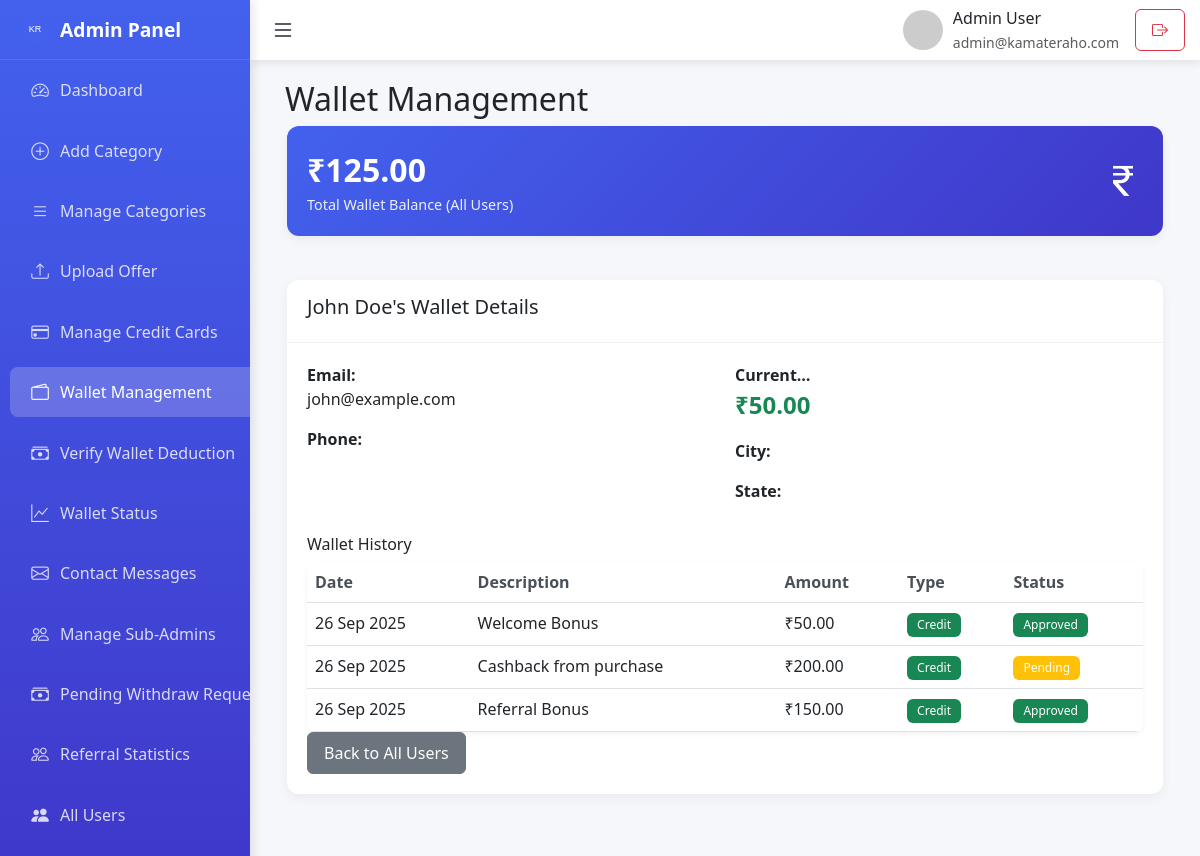
Page /admin/wallet_management.php?user_id=1 on the committed database.
### tables this page shows
CREATE TABLE IF NOT EXISTS users (
    id INT(11) AUTO_INCREMENT PRIMARY KEY,
    name VARCHAR(255) NOT NULL,
    email VARCHAR(255) UNIQUE NOT NULL,
    phone VARCHAR(20),
    city VARCHAR(100),
    state VARCHAR(100),
    password VARCHAR(255) NOT NULL,
    wallet_balance DECIMAL(10, 2) DEFAULT 0.00,
    referral_code VARCHAR(50),
    created_at TIMESTAMP DEFAULT CURRENT_TIMESTAMP
);

CREATE TABLE IF NOT EXISTS wallet_history (
    id INT(11) AUTO_INCREMENT PRIMARY KEY,
    user_id INT(11) NOT NULL,
    amount DECIMAL(10, 2) NOT NULL,
    type ENUM('credit', 'debit') NOT NULL,
    status ENUM('pending', 'approved', 'rejected') DEFAULT 'pending',
    description VARCHAR(255),
    created_at TIMESTAMP DEFAULT CURRENT_TIMESTAMP,
    FOREIGN KEY (user_id) REFERENCES users(id) ON DELETE CASCADE
);

### admin/wallet_management.php (the view, shortened to what this page needs)
<?php
include '../config/db.php';
include 'includes/admin_layout.php';
try {
    $stmt = $pdo->query("SELECT id, name, email, phone, city, state, wallet_balance FROM users ORDER BY wallet_balance DESC");
    $users = $stmt->fetchAll(PDO::FETCH_ASSOC);
    $total_balance = 0;
    foreach ($users as $user) {
        $total_balance += $user['wallet_balance'];
    }
} catch(PDOException $e) {
    $error = "Error fetching users: " . $e->getMessage();
    $users = [];
    $total_balance = 0;
}
$user_wallet_history = [];
$selected_user = null;
if (isset($_GET['user_id'])) {
    $user_id = (int)$_GET['user_id'];
    try {
        $stmt = $pdo->prepare("SELECT id, name, email, phone, city, state, wallet_balance FROM users WHERE id = ?");
        $stmt->execute([$user_id]);
        $selected_user = $stmt->fetch(PDO::FETCH_ASSOC);
        if ($selected_user) {
            $stmt = $pdo->prepare("SELECT * FROM wallet_history WHERE user_id = ? ORDER BY created_at DESC");
            $stmt->execute([$user_id]);
            $user_wallet_history = $stmt->fetchAll(PDO::FETCH_ASSOC);
        }
    } catch(PDOException $e) {
        $error = "Error fetching user data: " . $e->getMessage();
    }
}
?>
<div class="container-fluid">
    <h2>Wallet Management</h2>
    <div class="row">
        <div class="col-md-12">
            <div class="card stats-card">
                <div class="card-body">
                    <div class="d-flex justify-content-between align-items-center">
                        <div>
                            <div class="number">₹<?php echo number_format($total_balance, 2); ?></div>
                            <div class="label">Total Wallet Balance (All Users)</div>
                        </div>
                        <i class="bi bi-currency-rupee fs-1"></i>
                    </div>
                </div>
            </div>
        </div>
    </div>
    <?php if ($selected_user): ?>
        <div class="row mt-4">
            <div class="col-md-12">
                <div class="card">
                    <div class="card-header">
                        <h5><?php echo htmlspecialchars($selected_user['name']); ?>'s Wallet Details</h5>
                    </div>
                    <div class="card-body">
                        <div class="row mb-3">
                            <div class="col-md-6">
                                <p><strong>Email:</strong> <?php echo htmlspecialchars($selected_user['email']); ?></p>
                                <p><strong>Phone:</strong> <?php echo htmlspecialchars($selected_user['phone']); ?></p>
                            </div>
                            <div class="col-md-6">
                                <p><strong>Current Balance:</strong> <span class="fs-4 fw-bold text-success">₹<?php echo number_format($selected_user['wallet_balance'], 2); ?></span></p>
                                <p><strong>City:</strong> <?php echo htmlspecialchars($selected_user['city']); ?></p>
                                <p><strong>State:</strong> <?php echo htmlspecialchars($selected_user['state']); ?></p>
                            </div>
                        </div>
                        <h6>Wallet History</h6>
                        <?php if (empty($user_wallet_history)): ?>
                            <p>No wallet history found for this user.</p>
                        <?php else: ?>
                            <div class="table-responsive">
                                <table class="table">
                                    <thead>
                                        <tr>
                                            <th>Date</th>
                                            <th>Description</th>
                                            <th>Amount</th>
                                            <th>Type</th>
                                            <th>Status</th>
                                        </tr>
                                    </thead>
                                    <tbody>
                                        <?php foreach ($user_wallet_history as $history): ?>
                                            <tr>
                                                <td><?php echo date('d M Y', strtotime($history['created_at'])); ?></td>
                                                <td><?php echo htmlspecialchars($history['description']); ?></td>
                                                <td>₹<?php echo number_format($history['amount'], 2); ?></td>
                                                <td>
                                                    <span class="badge bg-<?php echo $history['type'] === 'credit' ? 'success' : 'danger'; ?>">
                                                        <?php echo ucfirst($history['type']); ?>
                                                    </span>
                                                </td>
                                                <td>
                                                    <span class="badge bg-<?php
                                                        echo $history['status'] === 'approved' ? 'success' :
                                                           ($history['status'] === 'rejected' ? 'danger' : 'warning'); ?>">
                                                        <?php echo ucfirst($history['status']); ?>
                                                    </span>
                                                </td>
                                            </tr>
                                        <?php endforeach; ?>
                                    </tbody>
                                </table>
                            </div>
                        <?php endif; ?>
                        <a href="wallet_management.php" class="btn btn-secondary">Back to All Users</a>
                    </div>
                </div>
            </div>
        </div>
    <?php endif; ?>
</div>
<?php include 'includes/admin_footer.php'; ?>

### admin/assets/admin.css (style rules this page uses)
.card { transition: all 0.3s ease; margin-bottom: 20px; }
.card-body { padding: 1.25rem; }
.stats-card { border-left: 4px solid rgba(255, 255, 255, 0.3); }
.table th { font-weight: 600; color: #495057; }
.table-responsive { border-radius: 8px; overflow: hidden; box-shadow: 0 2px 5px rgba(0, 0, 0, 0.05); }
.table { margin-bottom: 0; }
.table th, .table td { white-space: nowrap; }
.badge { padding: 6px 10px; font-weight: 500; }
.btn { border-radius: 6px; padding: 8px 16px; font-weight: 500; }
@media (max-width: 1200px) { .container-fluid { padding: 0 15px; } }
@media (max-width: 1200px) { .row { margin: 0 -10px; } }
@media (max-width: 1200px) { .col-xl-3, .col-lg-6, .col-md-6, .col-sm-12 { padding: 0 10px; } }
.admin-description, strong { font-weight: bolder; overflow: hidden; width: 100px; display: -webkit-box; -webkit-line-clamp: 1; -webkit-box-orient: vertical; }

### admin/includes/admin_layout.php (style rules this page uses)
:root { --sidebar-width: 250px; --header-height: 60px; --primary-color: #4361ee; --secondary-color: #3f37c9; --success-color: #4cc9f0; --dark-color: #1d1e2c; --light-color: #f8f9fa; }
body { background-color: #f5f7fb; font-family: 'Segoe UI', Tahoma, Geneva, Verdana, sans-serif; }
.card { border: none; border-radius: 12px; box-shadow: 0 4px 12px rgba(0, 0, 0, 0.05); margin-bottom: 20px; transition: transform 0.3s; }
.card-header { background-color: white; border-bottom: 1px solid rgba(0, 0, 0, 0.05); font-weight: 600; padding: 15px 20px; border-radius: 12px 12px 0 0 !important; }
.stats-card { background: linear-gradient(135deg, var(--primary-color), var(--secondary-color)); color: white; }
.stats-card .number { font-size: 2rem; font-weight: 700; }
.stats-card .label { font-size: 0.9rem; opacity: 0.9; }

### rows in the picture
users: name "John Doe", email "john@example.com", wallet_balance "50.00"
wallet_history: created_at "26 Sep 2025", description "Welcome Bonus", amount "50.00", type "Credit", status "Approved"
wallet_history: created_at "26 Sep 2025", description "Cashback from purchase", amount "200.00", type "Credit", status "Pending"
wallet_history: created_at "26 Sep 2025", description "Referral Bonus", amount "150.00", type "Credit", status "Approved"

### other values in the picture
$admin_name "Admin User"
$admin_email "admin@kamateraho.com"
$total_balance "125.00"
